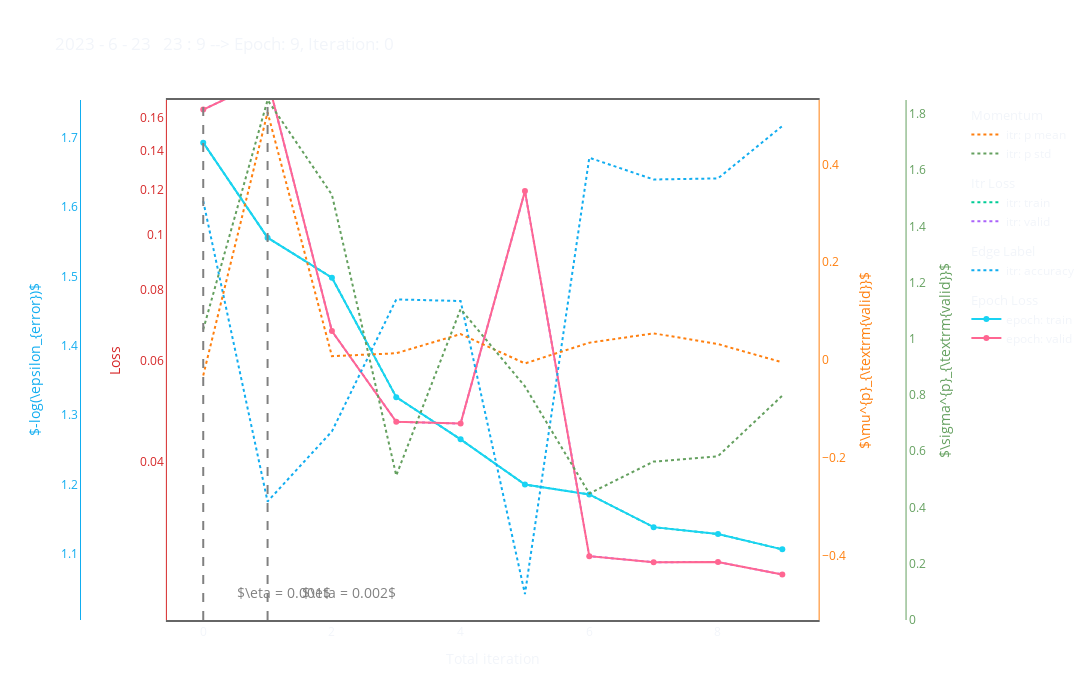

The notebook cell this image was saved under:
### Code cell
df, t = update_csv()
fig = update_fig(df, t)
fig.show()
while True:
    df, t = update_csv()
    fig = update_fig(df, t)
    time.sleep(30)
    clear_output(wait=False)
    fig.show()

### Figure 1 — Plotly figure (JSON) as saved in the notebook; plotly's stock layout.template omitted (floating-point values rounded to 4 significant figures)
{"data": [{"legendgroup": "Momentum", "legendgrouptitle": {"text": "Momentum"}, "line": {"color": "#ff7f0e", "dash": "dot"}, "mode": "lines", "name": "itr: p mean", "x": [0, 1, 2, 3, 4, 5, 6, 7, 8, 9], "y": [-0.03158, 0.5068, 0.007818, 0.0138, 0.0531, -0.007001, 0.03543, 0.05451, 0.03262, -0.004811], "yaxis": "y3", "type": "scatter", "uid": "aa0de68a-f25b-48fb-aff6-3c521d8d0669"}, {"legendgroup": "Momentum", "line": {"color": "#64a05f", "dash": "dot"}, "mode": "lines", "name": "itr: p std", "x": [0, 1, 2, 3, 4, 5, 6, 7, 8, 9], "y": [1.033, 1.849, 1.512, 0.514, 1.106, 0.8308, 0.4498, 0.5633, 0.5825, 0.7979], "yaxis": "y4", "type": "scatter", "uid": "f21b3421-8ce5-43f3-bcdb-1541ead0869b"}, {"legendgroup": "Itr Loss", "legendgrouptitle": {"text": "Itr Loss"}, "line": {"dash": "dot"}, "mode": "lines", "name": "itr: train", "x": [0, 1, 2, 3, 4, 5, 6, 7, 8, 9], "y": [0.1449, 0.09874, 0.08402, 0.05187, 0.04376, 0.03646, 0.03504, 0.0307, 0.02986, 0.02807], "type": "scatter", "uid": "e6a49eb0-0f84-4267-96e2-715fff1fd618"}, {"legendgroup": "Itr Loss", "line": {"dash": "dot"}, "mode": "lines", "name": "itr: valid", "x": [0, 1, 2, 3, 4, 5, 6, 7, 8, 9], "y": [0.1656, 0.1871, 0.06773, 0.04698, 0.04663, 0.1191, 0.02731, 0.02666, 0.02667, 0.02537], "type": "scatter", "uid": "3cb02903-577c-4d6e-9b55-164fa7269fe0"}, {"legendgroup": "Edge Label", "legendgrouptitle": {"text": "Edge Label"}, "line": {"color": "#11ADF0", "dash": "dot"}, "mode": "lines", "name": "itr: accuracy", "x": [0, 1, 2, 3, 4, 5, 6, 7, 8, 9], "y": [1.608, 1.176, 1.277, 1.467, 1.464, 1.042, 1.671, 1.64, 1.641, 1.717], "yaxis": "y2", "type": "scatter", "uid": "2f94b837-4998-47ad-b423-150f7fc20163"}, {"legendgroup": "Epoch Loss", "legendgrouptitle": {"text": "Epoch Loss"}, "mode": "lines+markers", "name": "epoch: train", "x": [0, 1, 2, 3, 4, 5, 6, 7, 8, 9], "y": [0.1449, 0.09874, 0.08402, 0.05187, 0.04376, 0.03646, 0.03504, 0.0307, 0.02986, 0.02807], "type": "scatter", "uid": "72b8958d-7a36-4b19-af83-1c418edcd3a2"}, {"legendgroup": "Epoch Loss", "mode": "lines+markers", "name": "epoch: valid", "x": [0, 1, 2, 3, 4, 5, 6, 7, 8, 9], "y": [0.1656, 0.1871, 0.06773, 0.04698, 0.04663, 0.1191, 0.02731, 0.02666, 0.02667, 0.02537], "type": "scatter", "uid": "b5c981ad-291b-41e9-a1c7-37907fa7163a"}], "layout": {"shapes": [{"line": {"color": "grey", "dash": "dash", "width": 2}, "type": "line", "x0": 0, "x1": 0, "xref": "x", "y0": 0, "y1": 1, "yref": "y domain"}, {"line": {"color": "grey", "dash": "dash", "width": 2}, "type": "line", "x0": 1, "x1": 1, "xref": "x", "y0": 0, "y1": 1, "yref": "y domain"}], "annotations": [{"font": {"color": "grey", "size": 14}, "showarrow": false, "text": "$\\eta = 0.001$", "x": 0.5, "xanchor": "left", "y": -1.628}, {"font": {"color": "grey", "size": 14}, "showarrow": false, "text": "$\\eta = 0.002$", "x": 1.5, "xanchor": "left", "y": -1.628}], "xaxis": {"title": {"text": "Total iteration"}, "showgrid": false, "mirror": true, "showline": true, "zeroline": false, "linewidth": 2, "linecolor": "#666666", "gridcolor": "#d9d9d9", "domain": [0.1, 0.85]}, "yaxis": {"title": {"text": "Loss", "font": {"color": "#d62728"}}, "tickfont": {"color": "#d62728"}, "showgrid": false, "linecolor": "#d62728", "gridcolor": "#d9d9d9", "zeroline": false, "type": "log", "range": [-1.676, -0.7643]}, "yaxis2": {"title": {"text": "$-log(\\epsilon_{error})$", "font": {"color": "#11ADF0"}}, "tickfont": {"color": "#11ADF0"}, "anchor": "free", "overlaying": "y", "side": "left", "position": 0.0, "showgrid": false, "linecolor": "#11ADF0", "gridcolor": "#d9d9d9", "zeroline": false}, "yaxis3": {"title": {"text": "$\\mu^{p}_{\\textrm{valid}}$", "font": {"color": "#ff7f0e"}}, "tickfont": {"color": "#ff7f0e"}, "anchor": "x", "overlaying": "y", "side": "right", "showgrid": false, "linecolor": "#ff7f0e", "gridcolor": "#d9d9d9", "zeroline": false, "range": [-0.5321, 0.5321]}, "yaxis4": {"title": {"text": "$\\sigma^{p}_{\\textrm{valid}}$", "font": {"color": "#64a05f"}}, "tickfont": {"color": "#64a05f"}, "anchor": "free", "overlaying": "y", "side": "right", "position": 0.95, "showgrid": false, "linecolor": "#64a05f", "gridcolor": "#d9d9d9", "zeroline": false, "range": [0.0, 1.849]}, "title": {"text": "2023 - 6 - 23   23 : 9 --> Epoch: 9, Iteration: 0"}, "width": 1200, "height": 700, "paper_bgcolor": "rgba(0,0,0,0)", "plot_bgcolor": "rgba(0,0,0,0)"}}
